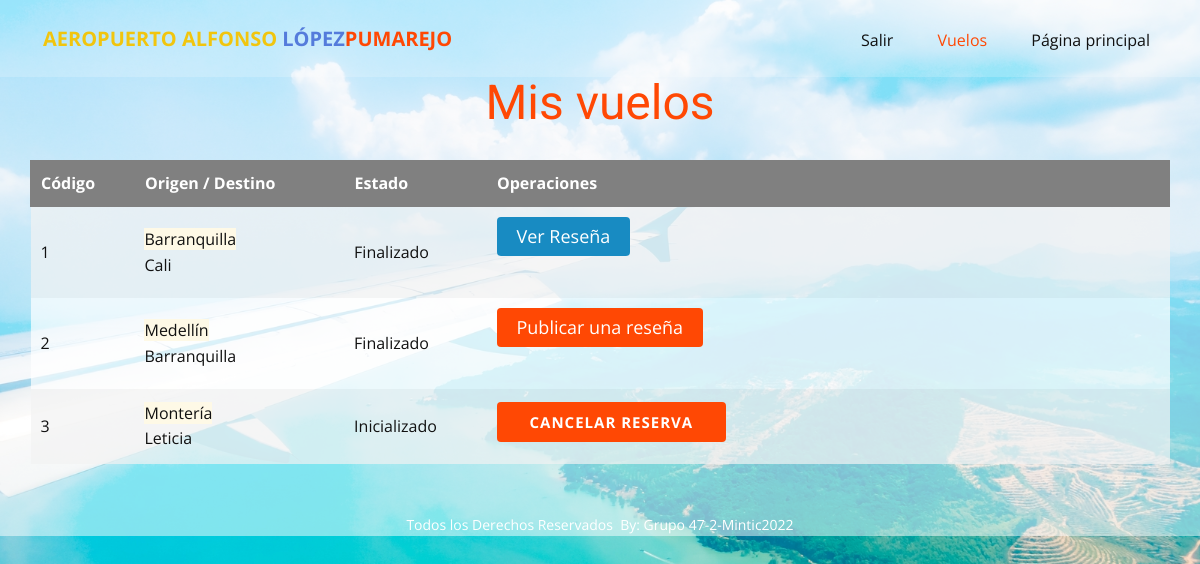
The page /misvuelos (signed in) on the database its author committed.
### tables this page shows
CREATE TABLE Review (idReview INTEGER PRIMARY KEY AUTOINCREMENT UNIQUE NOT NULL, idVuelo int REFERENCES Vuelo (idVuelo) ON DELETE CASCADE ON UPDATE CASCADE, comment varchar (200), puntuacion int (1), idUser int REFERENCES Usuario (idUser) ON DELETE CASCADE ON UPDATE CASCADE NOT NULL, fechaReview timestamp);

CREATE TABLE Vuelo (idVuelo INTEGER PRIMARY KEY AUTOINCREMENT UNIQUE NOT NULL, estadoVuelo varchar (20), origenVuelo varchar (50), destinoVuelo varchar (50), capacidad int, avion varchar (40), fechaVuelo timestamp, idPiloto VARCHAR (150) REFERENCES Usuario (idUser) ON DELETE CASCADE ON UPDATE CASCADE NOT NULL, idcoPiloto VARCHAR (150) REFERENCES Usuario (idUser) ON DELETE SET NULL ON UPDATE SET NULL);

### main.py (the view, shortened to what this page needs)
@app.route("/misvuelos", methods=["GET", "POST"])
def misvuelos():
   if 'idUser' in session:
      vuelo = Vuelo()
      vuelos = vuelo.buscarVuelos("reservas","","",session['idUser'],"")
      form = frmPublicarReview()
      return render_template("reservas.html", vuelos = vuelos, form=form)
   else:
      flash('No tiene permisos para acceder a está página.')
      return redirect(url_for('paginaprincipal'))

### clases.py (called while the page is built)
def dict_factory(cursor, row):
    d = {}
    for idx, col in enumerate(cursor.description):
        d[col[0]] = row[idx]
    return d

    def sql_connection(self):
        try:
            con=sqlite3.connect('database/database.db')
            con.row_factory = dict_factory
            return con
        except Error:
            print(Error)

### templates/reservas.html (shortened to what this page needs)
<!DOCTYPE html>
<html style="font-size: 16px;">
  <head>
    <link rel="stylesheet" href="../static/nicepage.css" media="screen">
    <link rel="stylesheet" href="../static/gestion-vuelos.css" media="screen">
    <link rel="stylesheet" href="../static/core.css" media="screen">
  </head>
  <body class="u-body">
        {% include 'menu.html' %}
    <section class="u-clearfix u-section-1" id="sec-9944">
      <div class="u-clearfix u-sheet u-sheet-1">
        <h1 class="u-align-center u-text u-text-default u-text-1">Mis vuelos</h1>
        <div class="u-expanded-width u-table u-table-responsive u-table-1">
          <table class="u-table-entity">
            <thead class="u-grey-50 u-table-header u-table-header-1">
              <tr style="height: 41px;">
                <th class="u-border-1 u-border-grey-50 u-table-cell">Código</th>
                <th class="u-border-1 u-border-grey-50 u-table-cell">Origen / Destino</th>
                <th class="u-border-1 u-border-grey-50 u-table-cell">Estado</th>
                <th class="u-border-1 u-border-grey-50 u-table-cell">Operaciones</th>
              </tr>
            </thead>
            <tbody class="u-table-body">
              {%for v in vuelos %}
              <tr style="height: 75px;">
                <td class="u-border-1 u-border-grey-40 u-border-no-left u-border-no-right u-table-cell">{{v.idVuelo}}</td>
                <td class="u-border-1 u-border-grey-40 u-border-no-left u-border-no-right u-table-cell"><span class="origen">{{v.origenVuelo}}</span><br> <span class="destino">{{v.destinoVuelo}}</span></td>
                <td class="u-border-1 u-border-grey-40 u-border-no-left u-border-no-right u-table-cell">{{v.estadoVuelo}}</td>
                  <td class="u-border-1 u-border-grey-40 u-border-no-left u-border-no-right u-table-cell u-table-cell-12">
                {% if v.estadoVuelo =="Finalizado" %}
                    {% if v.review > 0 %}
                        <label for="spoiler{{v.idVuelo}}" style="background: #188bc2;" >Ver Reseña</label>
                    {% else %}
                        <label for="spoiler{{v.idVuelo}}" >Publicar una reseña</label>
                    {% endif %}
                {% elif v.estadoVuelo == "Inicializado" or v.estadoVuelo == "Inactivo" %}
                    <a class="u-btn u-button-style u-hover-palette-1-dark-1 u-palette-1-base u-btn-2" href="cancelar-reserva/{{ v.idVuelo }}">Cancelar reserva</a>
                {% else %}
                    Podrá publicar una reseña una vez el vuelo haya sido marcado como finalizado.
                {% endif %}
                  </td>
              </tr>
              {%endfor%}
            </tbody>
          </table>
        </div>
      </div>
    </section>
    <footer class="u-align-center u-clearfix u-footer u-grey-80 u-footer" id="sec-7e24"><div class="u-clearfix u-sheet u-sheet-1">
        <p class="u-small-text u-text u-text-variant u-text-1"> Todos los Derechos Reservados&nbsp;
By: Grupo 47-2-Mintic2022</p>
      </div></footer>
</body>
</html>

### templates/menu.html (shortened to what this page needs)
<header class="u-clearfix u-header u-header" id="sec-d507"><div class="u-clearfix u-sheet u-sheet-1">
<nav class="u-menu u-menu-dropdown u-offcanvas u-menu-1">
    <div class="u-custom-menu u-nav-container">
      <ul class="u-nav u-unstyled u-nav-1">
        {% if session and 'idUser' in session%}
        <li class="u-nav-item"><a href="{{url_for('salir')}}"class="u-button-style u-nav-link">Salir</a>
        </li>
        {% endif %}
          <li class="u-nav-item"><a class="u-button-style u-nav-link u-text-active-palette-1-base u-text-hover-palette-2-base" href="#" style="padding: 10px 20px;">Vuelos</a>
          </li>
          <li class="u-nav-item"><a class="u-button-style u-nav-link u-text-active-palette-1-base u-text-hover-palette-2-base" href="{{url_for('paginaprincipal')}}" style="padding: 10px 20px;">Página principal</a>
        </li>
</ul>
    </div>
  </nav>
  <p class="u-text u-text-default u-text-1">
    <font color="#f1c50e">AEROPUERTO ALFONSO </font>
    <span class="u-text-palette-2-base">LÓPEZ</span>
    <span class="u-text-palette-1-base">PUMAREJO</span>
  </p>
</div></header>

### static/gestion-vuelos.css (style rules this page uses)
.u-section-1 .u-sheet-1 { min-height: 686px; }
.u-section-1 .u-text-1 { margin: 0 auto; }
.u-section-1 .u-btn-2 { border-style: none; font-weight: 700; font-size: 0.9375rem; background-image: none; margin: -53px 12px 0 auto; padding: 8px 33px; }
.u-section-1 .u-table-1 { margin-top: 14px; margin-bottom: 0; }
.u-section-1 .u-table-header-1 { font-weight: 700; background-image: none; }
.u-section-1 .u-table-cell-12 { margin-bottom: 0; }

### static/core.css (style rules this page uses)
input[id^="spoiler"] + label { display: inline-block; margin: 0 auto; padding: 5px 20px; background: #ff4804; color: #fff; text-align: center; font-size: 18px; border-radius: 4px; cursor: pointer; transition: all .6s; }
span.origen { background: #fef9e6; }

### rows shown on the page
Review: idVuelo "1", origenVuelo "Barranquilla", destinoVuelo "Cali", estadoVuelo "Finalizado"
Vuelo: idVuelo "2", origenVuelo "Medellín", destinoVuelo "Barranquilla", estadoVuelo "Finalizado"
Vuelo: idVuelo "3", origenVuelo "Montería", destinoVuelo "Leticia", estadoVuelo "Inicializado"
